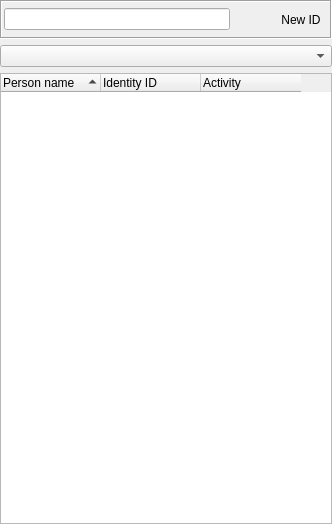
<?xml version="1.0" encoding="UTF-8"?>
<ui version="4.0">
 <class>PeopleList</class>
 <widget class="QWidget" name="PeopleList">
  <property name="geometry">
   <rect>
    <x>0</x>
    <y>0</y>
    <width>332</width>
    <height>524</height>
   </rect>
  </property>
  <property name="sizePolicy">
   <sizepolicy hsizetype="Preferred" vsizetype="Preferred">
    <horstretch>0</horstretch>
    <verstretch>0</verstretch>
   </sizepolicy>
  </property>
  <property name="windowTitle">
   <string/>
  </property>
  <layout class="QGridLayout" name="gridLayout">
   <property name="margin">
    <number>0</number>
   </property>
   <item row="0" column="0">
    <layout class="QVBoxLayout" name="verticalLayout">
     <item>
      <widget class="QFrame" name="toolBarFrame">
       <property name="frameShape">
        <enum>QFrame::Box</enum>
       </property>
       <property name="frameShadow">
        <enum>QFrame::Sunken</enum>
       </property>
       <layout class="QHBoxLayout" name="horizontalLayout_2">
        <property name="margin">
         <number>2</number>
        </property>
        <item>
         <widget class="LineEditClear" name="filterLineEdit"/>
        </item>
        <item>
         <widget class="QToolButton" name="filterButton">
          <property name="icon">
           <iconset resource="../images.qrc">
            <normaloff>:/images/looknfeel.png</normaloff>:/images/looknfeel.png</iconset>
          </property>
          <property name="iconSize">
           <size>
            <width>24</width>
            <height>24</height>
           </size>
          </property>
          <property name="autoRaise">
           <bool>true</bool>
          </property>
         </widget>
        </item>
        <item>
         <widget class="QToolButton" name="toolButton_NewId">
          <property name="sizePolicy">
           <sizepolicy hsizetype="Minimum" vsizetype="Preferred">
            <horstretch>0</horstretch>
            <verstretch>0</verstretch>
           </sizepolicy>
          </property>
          <property name="focusPolicy">
           <enum>Qt::NoFocus</enum>
          </property>
          <property name="toolTip">
           <string>Create new Identity</string>
          </property>
          <property name="text">
           <string>New ID</string>
          </property>
          <property name="icon">
           <iconset resource="../images.qrc">
            <normaloff>:/images/identity/identity_create_32.png</normaloff>:/images/identity/identity_create_32.png</iconset>
          </property>
          <property name="iconSize">
           <size>
            <width>24</width>
            <height>24</height>
           </size>
          </property>
          <property name="autoRaise">
           <bool>true</bool>
          </property>
         </widget>
        </item>
       </layout>
      </widget>
     </item>
     <item>
      <widget class="QComboBox" name="filterComboBox"/>
     </item>
     <item>
      <widget class="RSTreeWidget" name="idTreeWidget">
       <property name="sizePolicy">
        <sizepolicy hsizetype="Preferred" vsizetype="MinimumExpanding">
         <horstretch>0</horstretch>
         <verstretch>0</verstretch>
        </sizepolicy>
       </property>
       <property name="contextMenuPolicy">
        <enum>Qt::CustomContextMenu</enum>
       </property>
       <property name="iconSize">
        <size>
         <width>24</width>
         <height>24</height>
        </size>
       </property>
       <property name="sortingEnabled">
        <bool>true</bool>
       </property>
       <attribute name="headerStretchLastSection">
        <bool>false</bool>
       </attribute>
       <column>
        <property name="text">
         <string>Person name</string>
        </property>
       </column>
       <column>
        <property name="text">
         <string>Identity ID</string>
        </property>
       </column>
       <column>
        <property name="text">
         <string>Activity</string>
        </property>
       </column>
      </widget>
     </item>
    </layout>
   </item>
  </layout>
  <action name="editIdentity">
   <property name="icon">
    <iconset resource="../images.qrc">
     <normaloff>:/images/edit_16.png</normaloff>:/images/edit_16.png</iconset>
   </property>
   <property name="text">
    <string>Edit identity</string>
   </property>
   <property name="toolTip">
    <string>Edit identity</string>
   </property>
  </action>
  <action name="removeIdentity">
   <property name="icon">
    <iconset resource="../images.qrc">
     <normaloff>:/images/delete.png</normaloff>:/images/delete.png</iconset>
   </property>
   <property name="text">
    <string>Delete identity</string>
   </property>
  </action>
  <action name="chatIdentity">
   <property name="icon">
    <iconset resource="../images.qrc">
     <normaloff>:/images/toaster/chat.png</normaloff>:/images/toaster/chat.png</iconset>
   </property>
   <property name="text">
    <string>Chat with this peer</string>
   </property>
   <property name="toolTip">
    <string>Launches a distant chat with this peer</string>
   </property>
  </action>
 </widget>
 <customwidgets>
  <customwidget>
   <class>RSTreeWidget</class>
   <extends>QTreeWidget</extends>
   <header>gui/common/RSTreeWidget.h</header>
  </customwidget>
  <customwidget>
   <class>LineEditClear</class>
   <extends>QLineEdit</extends>
   <header location="global">gui/common/LineEditClear.h</header>
  </customwidget>
 </customwidgets>
 <tabstops>
  <tabstop>idTreeWidget</tabstop>
 </tabstops>
 <resources>
  <include location="../images.qrc"/>
 </resources>
 <connections/>
</ui>
